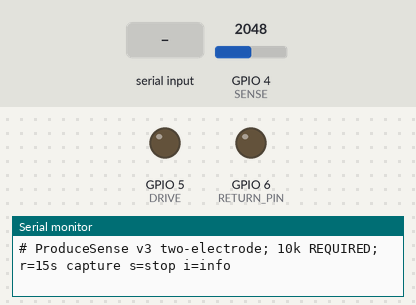
A sketch run on a simulated ESP32-S3. Parts: output pins drawn as LEDs (lit = HIGH), the last lines printed to the serial monitor. Dashed ring = blinking. The inputs (shaded band) are chosen by the test bench; at power-on: GPIO 4 (SENSE) = 2048 (analog values on the 0–4095 scale).

Above: at 1.7 s.
1.8 s: "s" received over Serial
3.3 s: "i" received over Serial
4.8 s: "r" received over Serial
At 5.9 s:
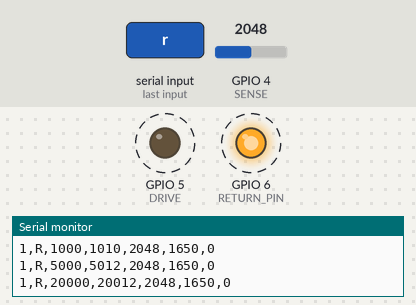
6.4 s: GPIO 4 (SENSE) set to 0
Timing chart, 0 to 10.4 s (numbered marks = the images above; inputs shaded):
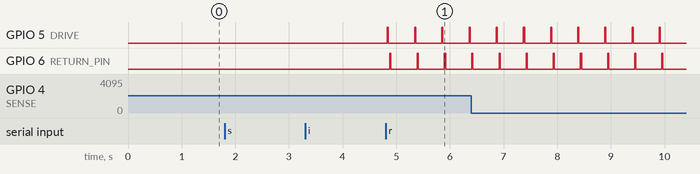

The sketch:

TwoElectrode.ino
```cpp
#include <Arduino.h>
// GPIO5 -- 10k -- junction(GPIO4, electrode A); electrode B -- GPIO6.
// Exploratory transient measurements, not calibrated impedance spectroscopy.
constexpr int DRIVE = 5, SENSE = 4, RETURN_PIN = 6;
constexpr uint32_t offsets[] = {1000, 5000, 20000};
bool recording = false;
uint32_t started = 0, nextCycle = 0, cycleNumber = 0;
struct Sample { uint32_t elapsed, raw, mv; };
void idle() { digitalWrite(DRIVE, LOW); digitalWrite(RETURN_PIN, LOW); }
void pulse(bool reverse, Sample* samples) {
  idle(); delay(30);
  uint32_t begin = micros();
  digitalWrite(reverse ? RETURN_PIN : DRIVE, HIGH);
  for (int i=0; i<3; ++i) {
    while ((uint32_t)(micros()-begin) < offsets[i]) { delayMicroseconds(10); }
    samples[i].elapsed = micros()-begin;
    samples[i].raw = analogRead(SENSE);
    samples[i].mv = analogReadMilliVolts(SENSE);
  }
  idle();
}
void setup() {
  digitalWrite(DRIVE, LOW); digitalWrite(RETURN_PIN, LOW);
  pinMode(DRIVE, OUTPUT); pinMode(RETURN_PIN, OUTPUT);
  pinMode(SENSE, INPUT);
  analogReadResolution(12);
  analogSetPinAttenuation(SENSE, ADC_11db);
  Serial.begin(115200);
  rgbLedWrite(48,0,0,0);
  delay(500);
  analogRead(SENSE); analogReadMilliVolts(SENSE);
  Serial.println("# ProduceSense v3 two-electrode; 10k REQUIRED; r=15s capture s=stop i=info");
}
void loop() {
  while (Serial.available()) {
    char c=Serial.read();
    if(c=='s') { recording=false; idle(); Serial.println("# stopped"); }
    if(c=='i') Serial.println("# v3; GPIO5--10k--A+GPIO4; B--GPIO6; raw and mV are sequential conversions; rail readings invalid for resistance");
    if(c=='r') {
      started=millis(); nextCycle=started; cycleNumber=0; recording=true;
      Serial.println("cycle,direction,target_us,actual_us,raw,mv,rail");
    }
  }
  if(recording && (uint32_t)(millis()-started)>=15000) {
    recording=false; idle(); Serial.println("# done");
  }
  if(recording && (int32_t)(millis()-nextCycle)>=0) {
    Sample forward[3], reverse[3];
    pulse(false, forward); pulse(true, reverse);
    for(int d=0; d<2; ++d) {
      Sample* s=d?reverse:forward;
      for(int i=0;i<3;++i)
        Serial.printf("%lu,%c,%lu,%lu,%lu,%lu,%d\n",(unsigned long)cycleNumber,d?'R':'F',
          (unsigned long)offsets[i],(unsigned long)s[i].elapsed,(unsigned long)s[i].raw,
          (unsigned long)s[i].mv,s[i].raw<20 || s[i].raw>4075);
    }
    ++cycleNumber; nextCycle=millis()+400;
  }
  delay(1);
}
```

Measured:
- after the input at 4.8 s, GPIO 5 (DRIVE): alternates HIGH for 0.02 s and LOW for 0.49 s, starting at once; GPIO 6 (RETURN_PIN): alternates HIGH for 0.02 s and LOW for 0.49 s, starting after 0.08 s
